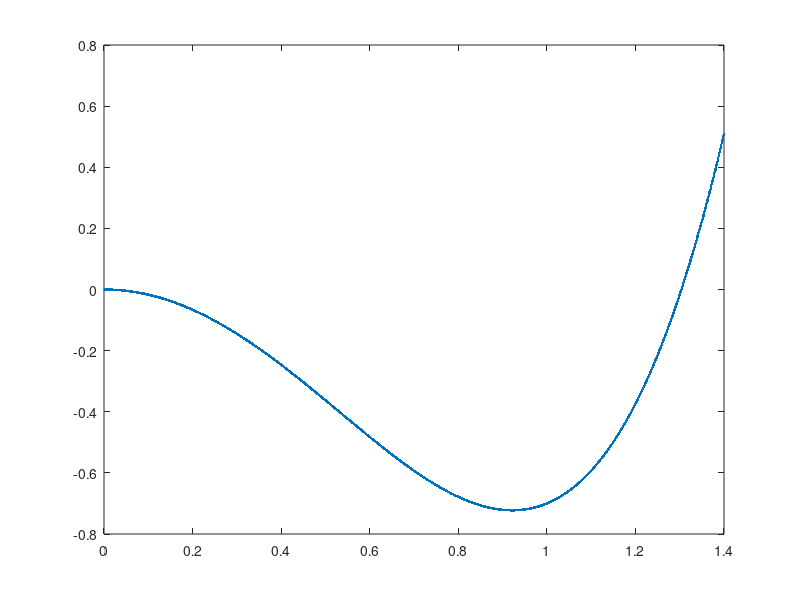

This figure's MATLAB source: (Note: this script raises an error after producing the figure.)
% Surface Revolution of a function will give us the target 3d shape that we wish to generate via tailoring

clear all; clc; close all

deltaX=0.001;
x_Mat=deltaX:deltaX:1.4;
A=1.7;B=1;
y_Mat=-A*x_Mat.^2+B*x_Mat.^4; % Function to be revolved to obtain the surface
plot(x_Mat,y_Mat,'.')

%% Plot the fraction of circumference to be removed as a function of radius.
i=length(x_Mat);
Per_sub=zeros(i,1);
Frac=zeros(i,1);
r_Mat=zeros(i,1);

for j=1:1:i
    dx=0.001;
    Xmat=0:dx:x_Mat(j);
    Ymat=-A*Xmat.^2+B*Xmat.^4;
    r=arclength(Xmat,Ymat,'sp');
    r_Mat(j)=r;
    Per_sub(j)=2*pi*(r-x_Mat(j));
    Frac(j)=2*pi*(r-x_Mat(j))./(2*pi*r);
end
plot(r_Mat,Frac)


%% Distribute in n-Petals
figure
alpha=2; % Contraction factor given as InitalLength/ContractedLength
          % Could be replaced by a matrix instead of a constant value
alphaMat=alpha*ones(length(r_Mat),1);
sin_Mat=alpha*sin([0:pi/length(r_Mat):pi-pi/length(r_Mat)]);
% sin_Mat(1:length(r_Mat)/2)=alpha;
alpha_=sin_Mat'.*ones(length(r_Mat),1);
Left_Mat=alphaMat-alpha_;
rMat=r_Mat;
FracC=alpha_.*Frac;
n_=8;
FracLeft=Left_Mat.*Frac;
for i=2:1:length(rMat)
%     %Generate the Polar angle vector containing information about sector location and angle
%     if i>length(rMat)/2
%         n=2*n_;
%     else
%         n=n_;
%     end
    n=n_;
    ThetaMat=0:2*pi/n:2*pi-2*pi/n;
    for j=1:1:n
        Theta = ThetaMat(j)-FracC(i)*2*pi/(2*n):0.0001:ThetaMat(j)+FracC(i)*2*pi/(2*n);  
        %Generate the Radius vector
        R = rMat(i);
        %Create a grid from angle and Radius
        [ThetaG,RG] = meshgrid(Theta,R);
        %Create X,Y matrices calculated on grid.
        X = RG.*cos(ThetaG);
        Y = RG.*sin(ThetaG);
        %Calculate the function
        Z = RG;
        %Surf plot
        polarplot(ThetaG,RG,'.k','MarkerSize',3);
        hold on
        
        if(i>length(rMat)/2)
            Theta = ThetaMat(j)+(2*pi/(2*n))-FracLeft(i)*2*pi/(2*n):0.0001:...
                ThetaMat(j)+(2*pi/(2*n))+FracLeft(i)*2*pi/(2*n);  
            %Generate the Radius vector
            R = rMat(i);
            %Create a grid from angle and Radius
            [ThetaG,RG] = meshgrid(Theta,R);
            %Create X,Y matrices calculated on grid.
            X = RG.*cos(ThetaG);
            Y = RG.*sin(ThetaG);
            %Calculate the function
            Z = RG;
            %Surf plot
            polarplot(ThetaG,RG,'.k','MarkerSize',3);
            hold on
        end
    end     
end
grid off
set(gca,'RTickLabel',[]);

